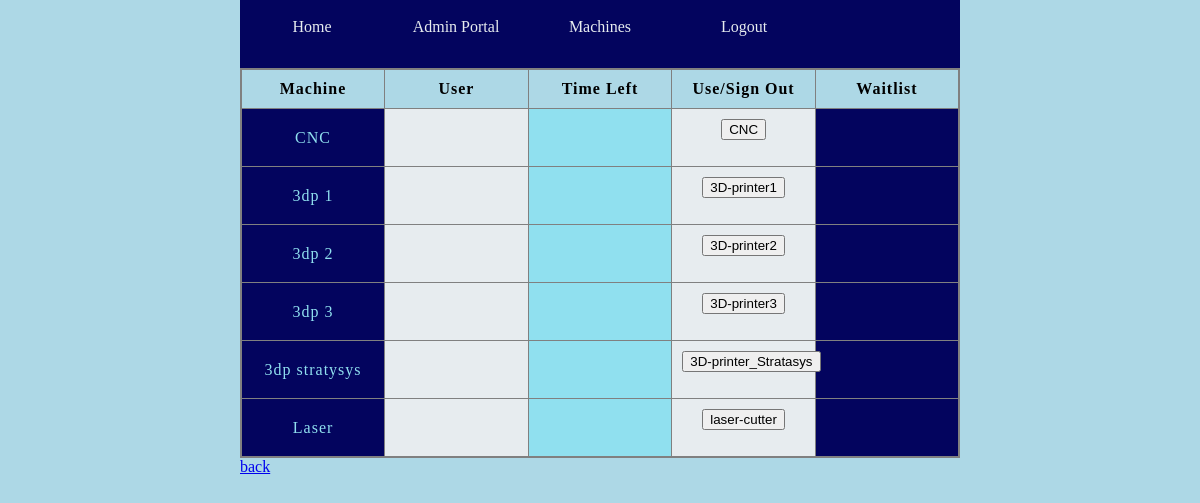
/reservation (signed in), run on an earlier commit of the app's database.
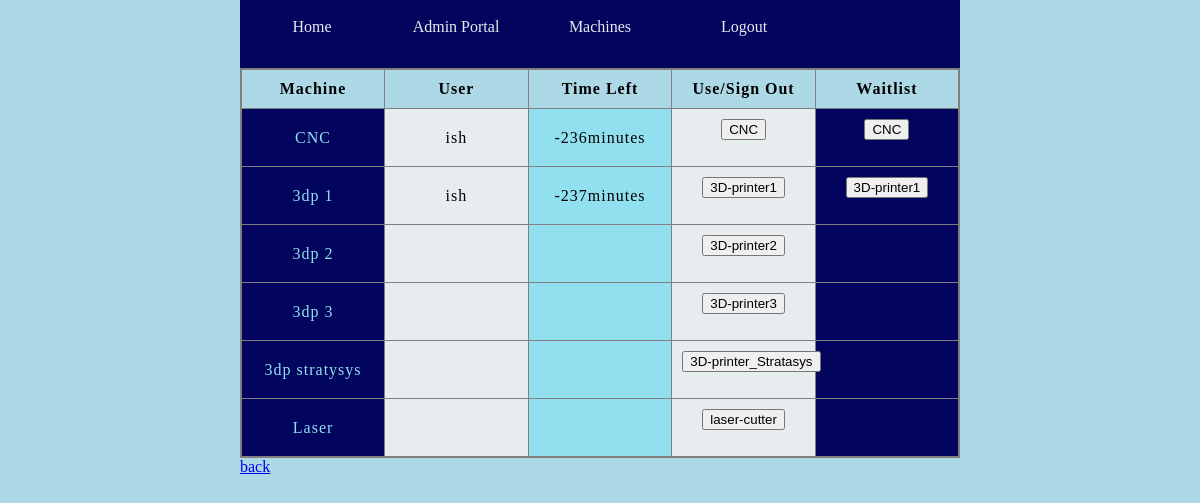
And on a later commit of the database.
### tables this page shows
CREATE TABLE reservations (id INTEGER PRIMARY KEY AUTOINCREMENT, machine_name TEXT, username TEXT, time TEXT, in_use INTEGER);

### __init__.py (the view)
@app.route("/reservation", methods=["GET","POST"])
def reservation():
    try:
        if session.get('username') is None:
            return redirect("/")
        laser = machine_column("laser-cutter")
        print(laser[1])
        if laser[1] != '':
            lt = str(round((datetime.fromisoformat(laser[1]) - datetime.now()).total_seconds() / 60)) + "minutes"
            laser[1] = lt
        p1 = machine_column("3D-printer1")
        if p1[1] != '':
            p1t = str(round((datetime.fromisoformat(p1[1]) - datetime.now()).total_seconds() / 60)) + "minutes"
            p1[1] = p1t
        p2 = machine_column("3D-printer2")
        if p2[1] != '':
            p2t = str(round((datetime.fromisoformat(p2[1]) - datetime.now()).total_seconds() / 60)) + "minutes"
            p2[1] = p2t
        p3 = machine_column("3D-printer3")
        if p3[1] != '':
            p3t = str(round((datetime.fromisoformat(p3[1]) - datetime.now()).total_seconds() / 60)) + "minutes"
            p3[1] = p3t
        strat = machine_column("3D-printer_Stratasys")
        if strat[1] != '':
            st = str(round((datetime.fromisoformat(strat[1]) - datetime.now()).total_seconds() / 60)) + "minutes"
            strat[1] = st
        cnc = machine_column("CNC")
        if cnc[1] != '':
            cnct = str(round((datetime.fromisoformat(cnc[1]) - datetime.now()).total_seconds() / 60)) + "minutes"
            cnc[1] = cnct
        return render_template("reservation.html", laser = laser, p1 = p1, p2 = p2, p3 = p3, strat = strat, cnc = cnc)
    except(Exception):
        return render_template("error.html", message="reservation error")

### data/machines.py (called while the page is built)
def get_latest(machine):
    t = reservations.get_main_value_from_conditions(["machine_name", "in_use"],[machine,1])
    if t == None:
        return "not in use"
    else:
        return t[0]

def machine_column(machine):
    c = []
    id = get_latest(machine)
    if id == "not in use":
        c = ['','',"not in use"]
        return c
    username = get_username(id)[0]
    time = get_time(id)[0]
    in_use = "currently in use"
    c.append(username)
    c.append(time)
    c.append(in_use)
    return c

def get_username(id):
    return reservations.get_non_main_value("id",id,"username")

def get_time(id):
    return reservations.get_non_main_value("id",id,"time")

### data/table.py (called while the page is built)
    def get_non_main_value(self, search_type, search_query, value):
        self.c.execute(
            f"SELECT {value} FROM {self.table_name} WHERE {search_type} = '{search_query}'")
        return self.c.fetchone()

    def get_main_value_from_conditions(self,parameters,conditions):
        if not len(parameters) == len(conditions):
            return "error"
        conditional_string = "WHERE "
        for row in range(len(parameters)):
            parameter = parameters[row]
            condition = conditions[row]
            equal_statement = f"{parameter} = '{condition}'"
            if not row == 0:
                equal_statement = " AND " + equal_statement
            conditional_string += equal_statement
        self.c.execute(
            f"SELECT {self.search_field} FROM {self.table_name} {conditional_string}")
        return self.c.fetchone()

### templates/reservation.html (shortened to what this page needs)
<html>
  <head>
    <link rel="stylesheet" href="../static/css/style.css">
  </head>
<body>
  <div class="topnav">
    <a href="/">Home</a>
    <a href="/admin_calendar">Admin Portal</a>
    <a href="/reservation">Machines</a>
    <a href="/logout">Logout</a>
    <p>{{user}}</p>
  </div>
  <table>
    <tr>
      <th>Machine</th>
      <th>User</th>
      <th>Time Left</th>
      <th>Use/Sign Out</th>
      <th>Waitlist</th>
    </tr>
    <tr>
      <td>CNC</td>
      <td>{{cnc[0]}}</td>
      <td>{{cnc[1]}}</td>
      <td>
        {% if cnc[2] == "not in use" %}
          <form action="/machine">
            <input type="submit" name="machineName" value = "CNC">
          </form>
        {% else %}
        <form action="/signOutList">
          <input type="submit" name="machineName" value = "CNC">
        </form>
        {% endif %}
      </td>
      <td>
        {% if cnc[2] != "not in use" %}
        <form action="/machine">
          <input type="submit" name="machineName" value = "CNC">
        </form>
        {% endif %}
      </td>
    </tr>
    <tr>
      <td>3dp 1</td>
      <td>{{p1[0]}}</td>
      <td>{{p1[1]}}</td>
      <td>
        {% if p1[2] == "not in use" %}
          <form action="/machine">
            <input type="submit" name="machineName" value = "3D-printer1">
          </form>
        {% else %}
        <form action="/signOutList">
          <input type="submit" name="machineName" value = "3D-printer1">
        </form>
        {% endif %}
      </td>
      <td>
        {% if p1[2] != "not in use" %}
        <form action="/machine">
          <input type="submit" name="machineName" value = "3D-printer1">
        </form>
        {% endif %}
      </td>
    </tr>
    <tr>
      <td>3dp 2</td>
      <td>{{p2[0]}}</td>
      <td>{{p2[1]}}</td>
      <td>
        {% if p2[2] == "not in use" %}
          <form action="/machine">
            <input type="submit" name="machineName" value = "3D-printer2">
          </form>
        {% else %}
        <form action="/signOutList">
          <input type="submit" name="machineName" value = "3D-printer2">
        </form>
        {% endif %}
      </td>
      <td>
      </td>
    </tr>
    <tr>
      <td>3dp 3</td>
      <td>{{p3[0]}}</td>
      <td>{{p3[1]}}</td>
      <td>
        {% if p3[2] == "not in use" %}
          <form action="/machine">
            <input type="submit" name="machineName" value = "3D-printer3">
          </form>
        {% else %}
        <form action="/signOutList">
          <input type="submit" name="machineName" value = "3D-printer3">
        </form>
        {% endif %}
      </td>
      <td>
      </td>
    </tr>
    <tr>
      <td>3dp stratysys</td>
      <td>{{strat[0]}}</td>
      <td>{{strat[1]}}</td>
      <td>
        {% if strat[2] == "not in use" %}
          <form action="/machine">
            <input type="submit" name="machineName" value = "3D-printer_Stratasys">
          </form>
        {% else %}
        <form action="/signOutList">
          <input type="submit" name="machineName" value = "3D-printer_Stratasys">
        </form>
        {% endif %}
      </td>
      <td>
      </td>
    </tr>
    <tr>
      <td>Laser</td>
      <td>{{laser[0]}}</td>
      <td>{{laser[1]}}</td>
      <td>
        {% if laser[2] == "not in use" %}
          <form action="/machine">
            <input type="submit" name="machineName" value = "laser-cutter">
          </form>
        {% else %}
        <form action="/signOutList">
          <input type="submit" name="machineName" value = "laser-cutter">
        </form>
        {% endif %}
      </td>
      <td>
      </td>
    </tr>
  </table>
  <a href="{{ url_for('index') }}">back</a>
</html>

### static/css/style.css (style rules this page uses)
:root { --my-white: #e7ecefff; --my-light-blue: #90E0EF; --my-pale-blue: #ADD8E6; --my-blue: #00B4D8; --my-dark-blue: #03045E; --my-font-family: "Georgia", serif; }
html { display: table; margin: auto; width: 60%; }
body { display: table-cell; vertical-align: middle; background:var(--my-pale-blue); font-family: var(--my-font-family); }
.topnav { background-color: var(--my-dark-blue); overflow: hidden; }
.topnav a { float: left; color: var(--my-white); text-align: center; padding: 2.5% 0px; text-decoration: none; font-size: 1rem; width: 20%; }
.topnav p { float: left; color: var(--my-white); text-align: center; padding: 2.5% 0px; text-decoration: none; font-size: 1rem; width: 20%; }
table { border-collapse: collapse; border: 2px solid grey; letter-spacing: 1px; font-family: var(--my-font-family); font-size: 1rem; table-layout: fixed; width: 100%; }
td, th { border: 1px solid grey; padding: 10px; }
td { text-align: center; height: 20px; width: 100%; }
td:nth-child(even) { background-color: var(--my-white); }
td:nth-child(odd) { background-color: var(--my-light-blue); }
td:first-child, td:last-child { background-color: var(--my-dark-blue); color:var(--my-light-blue); }

What changed in the data, as far as the page shows it:
added reservations: username "ish"
added reservations: username "ish"
Also different on the page:
{{ cnc[1] }}: (not shown) → "-236minutes"
form field machineName: (not shown) → "CNC"
{{ p1[1] }}: (not shown) → "-237minutes"
form field machineName: (not shown) → "3D-printer1"
form field machineName: "CNC" → (not shown)
form field machineName: "3D-printer1" → (not shown)
